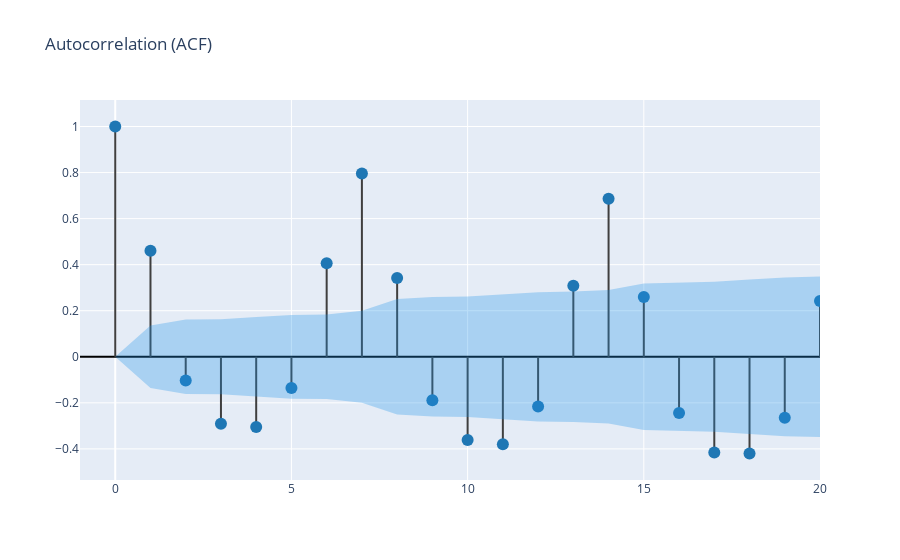

The notebook cell saved with this chart:
### Markdown cell above
Plot correlation diagrams

### Code cell
create_corr_plot(df_day["consommation_hta"])

### Figure 1 — Plotly figure (JSON) as saved in the notebook; plotly's stock layout.template omitted (floating-point values rounded to 4 significant figures)
{"data": [{"line": {"color": "#3f3f3f"}, "mode": "lines", "showlegend": false, "type": "scatter", "x": [0, 0], "y": [0, 1]}, {"line": {"color": "#3f3f3f"}, "mode": "lines", "showlegend": false, "type": "scatter", "x": [1, 1], "y": [0, 0.4602]}, {"line": {"color": "#3f3f3f"}, "mode": "lines", "showlegend": false, "type": "scatter", "x": [2, 2], "y": [0, -0.1035]}, {"line": {"color": "#3f3f3f"}, "mode": "lines", "showlegend": false, "type": "scatter", "x": [3, 3], "y": [0, -0.2906]}, {"line": {"color": "#3f3f3f"}, "mode": "lines", "showlegend": false, "type": "scatter", "x": [4, 4], "y": [0, -0.3049]}, {"line": {"color": "#3f3f3f"}, "mode": "lines", "showlegend": false, "type": "scatter", "x": [5, 5], "y": [0, -0.1352]}, {"line": {"color": "#3f3f3f"}, "mode": "lines", "showlegend": false, "type": "scatter", "x": [6, 6], "y": [0, 0.4059]}, {"line": {"color": "#3f3f3f"}, "mode": "lines", "showlegend": false, "type": "scatter", "x": [7, 7], "y": [0, 0.7957]}, {"line": {"color": "#3f3f3f"}, "mode": "lines", "showlegend": false, "type": "scatter", "x": [8, 8], "y": [0, 0.3418]}, {"line": {"color": "#3f3f3f"}, "mode": "lines", "showlegend": false, "type": "scatter", "x": [9, 9], "y": [0, -0.1888]}, {"line": {"color": "#3f3f3f"}, "mode": "lines", "showlegend": false, "type": "scatter", "x": [10, 10], "y": [0, -0.3611]}, {"line": {"color": "#3f3f3f"}, "mode": "lines", "showlegend": false, "type": "scatter", "x": [11, 11], "y": [0, -0.3796]}, {"line": {"color": "#3f3f3f"}, "mode": "lines", "showlegend": false, "type": "scatter", "x": [12, 12], "y": [0, -0.2161]}, {"line": {"color": "#3f3f3f"}, "mode": "lines", "showlegend": false, "type": "scatter", "x": [13, 13], "y": [0, 0.3082]}, {"line": {"color": "#3f3f3f"}, "mode": "lines", "showlegend": false, "type": "scatter", "x": [14, 14], "y": [0, 0.6861]}, {"line": {"color": "#3f3f3f"}, "mode": "lines", "showlegend": false, "type": "scatter", "x": [15, 15], "y": [0, 0.2592]}, {"line": {"color": "#3f3f3f"}, "mode": "lines", "showlegend": false, "type": "scatter", "x": [16, 16], "y": [0, -0.2441]}, {"line": {"color": "#3f3f3f"}, "mode": "lines", "showlegend": false, "type": "scatter", "x": [17, 17], "y": [0, -0.416]}, {"line": {"color": "#3f3f3f"}, "mode": "lines", "showlegend": false, "type": "scatter", "x": [18, 18], "y": [0, -0.4201]}, {"line": {"color": "#3f3f3f"}, "mode": "lines", "showlegend": false, "type": "scatter", "x": [19, 19], "y": [0, -0.2645]}, {"line": {"color": "#3f3f3f"}, "mode": "lines", "showlegend": false, "type": "scatter", "x": [20, 20], "y": [0, 0.2423]}, {"line": {"color": "#3f3f3f"}, "mode": "lines", "showlegend": false, "type": "scatter", "x": [21, 21], "y": [0, 0.624]}, {"line": {"color": "#3f3f3f"}, "mode": "lines", "showlegend": false, "type": "scatter", "x": [22, 22], "y": [0, 0.2224]}, {"line": {"color": "#3f3f3f"}, "mode": "lines", "showlegend": false, "type": "scatter", "x": [23, 23], "y": [0, -0.2606]}, {"marker": {"color": "#1f77b4", "size": 12}, "mode": "markers", "showlegend": false, "type": "scatter", "x": [0, 1, 2, 3, 4, 5, 6, 7, 8, 9, 10, 11, 12, 13, 14, 15, 16, 17, 18, 19, 20, 21, 22, 23], "y": [1, 0.4602, -0.1035, -0.2906, -0.3049, -0.1352, 0.4059, 0.7957, 0.3418, -0.1888, -0.3611, -0.3796, -0.2161, 0.3082, 0.6861, 0.2592, -0.2441, -0.416, -0.4201, -0.2645, 0.2423, 0.624, 0.2224, -0.2606]}, {"line": {"color": "rgba(255,255,255,0)"}, "mode": "lines", "showlegend": false, "type": "scatter", "x": [0, 1, 2, 3, 4, 5, 6, 7, 8, 9, 10, 11, 12, 13, 14, 15, 16, 17, 18, 19, 20, 21, 22, 23], "y": [0, 0.1356, 0.1618, 0.163, 0.1722, 0.1819, 0.1837, 0.1995, 0.2512, 0.2596, 0.2621, 0.2711, 0.2807, 0.2837, 0.2898, 0.3183, 0.3221, 0.3255, 0.3351, 0.3447, 0.3484, 0.3515, 0.3713, 0.3737]}, {"fill": "tonexty", "fillcolor": "rgba(32, 146, 230,0.3)", "line": {"color": "rgba(255,255,255,0)"}, "mode": "lines", "showlegend": false, "type": "scatter", "x": [0, 1, 2, 3, 4, 5, 6, 7, 8, 9, 10, 11, 12, 13, 14, 15, 16, 17, 18, 19, 20, 21, 22, 23], "y": [0, -0.1356, -0.1618, -0.163, -0.1722, -0.1819, -0.1837, -0.1995, -0.2512, -0.2596, -0.2621, -0.2711, -0.2807, -0.2837, -0.2898, -0.3183, -0.3221, -0.3255, -0.3351, -0.3447, -0.3484, -0.3515, -0.3713, -0.3737]}], "layout": {"title": {"text": "Autocorrelation (ACF)"}, "xaxis": {"range": [-1, 20]}, "yaxis": {"zerolinecolor": "#000000"}}}
